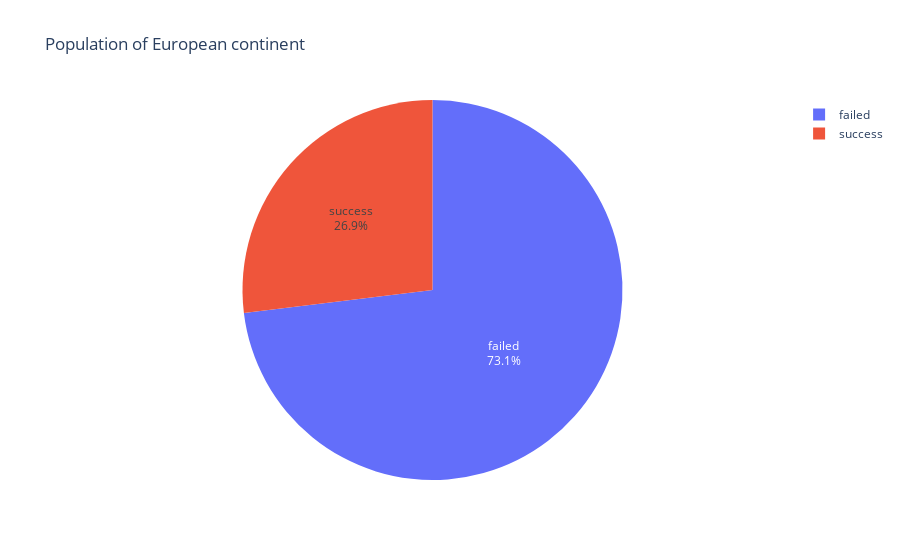

This figure's notebook cell:
### Code cell
fig = px.pie(df_count, values='class', names='index', title='Population of European continent', labels=['failed landing', 'sucess'])
fig.update_traces(textposition='inside', textinfo='percent+label')
fig.show()

### Figure 1 — Plotly figure (JSON) as saved in the notebook; plotly's stock layout.template omitted (floating-point values rounded to 4 significant figures)
{"data": [{"domain": {"x": [0, 1], "y": [0, 1]}, "hovertemplate": "index=%{label}<br>class=%{value}<extra></extra>", "labels": ["failed", "success"], "legendgroup": "", "name": "", "showlegend": true, "textinfo": "percent+label", "textposition": "inside", "type": "pie", "values": [19, 7]}], "layout": {"legend": {"tracegroupgap": 0}, "title": {"text": "Population of European continent"}}}
